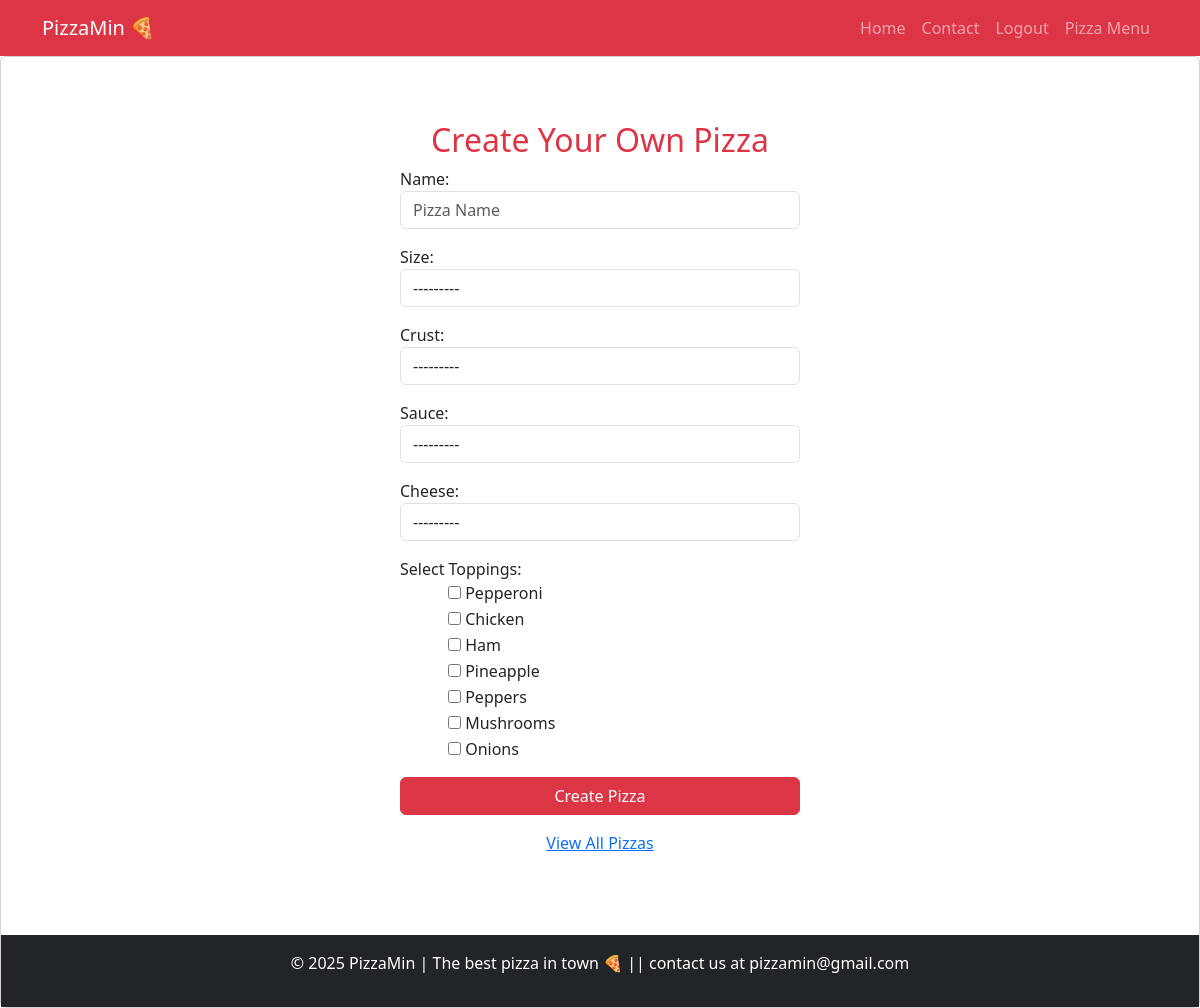
Page /create-pizza/ (signed in) on the earlier database version.
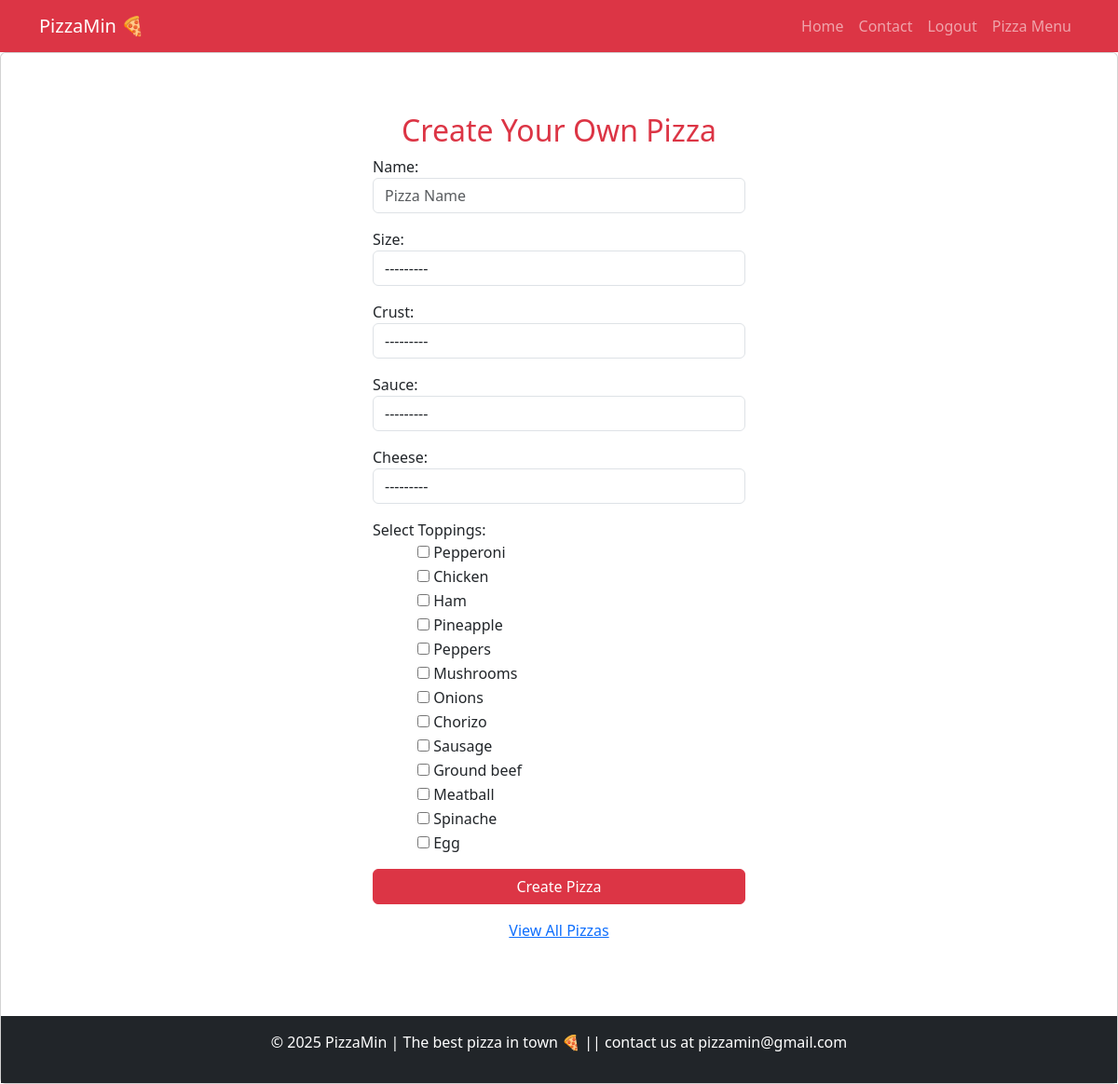
Same page on the later database version.
### pizzaApp/models.py (models this page shows)
class Topping(models.Model):
    name = models.CharField(max_length=50, unique=True)
    def __str__(self):
        return self.name

### pizzaApp/views.py (the view)
# urls.py: path("create-pizza/", views.create_pizza, name="create_pizza"),
@login_required
def create_pizza(request):
    if request.method == "POST":
        if "name" in request.POST and "card_number" in request.POST:
            name = request.POST.get("name")
            address = request.POST.get("address")
            card_number = request.POST.get("card_number")
            expiry_date = request.POST.get("expiry_date")
            cvv = request.POST.get("cvv")
            pizza_id = request.POST.get("pizza_id")
            try:
                pizza = Pizza.objects.get(id=pizza_id, created_by=request.user)
            except Pizza.DoesNotExist:
                return render(request, "order.html", {
                    "error": "Pizza not found or access denied."
                })
            if not all([name, address, card_number, expiry_date, cvv]):
                return render(request, "order.html", {
                    "pizza": pizza,
                    "error": "All payment fields are required!"
                })
            Payment.objects.create(
                user=request.user,
                pizza=pizza,
                name=name,
                address=address,
                card_number=card_number,  # Encrypt this in real-world apps!
                expiry_date=expiry_date,
                cvv=cvv
            )
            return render(request, "order_confirmation.html", {"pizza": pizza})
        form = PizzaForm(request.POST)
        if form.is_valid():
            pizza = form.save(commit=False)
            pizza.created_by = request.user  # Assign logged-in user
            pizza.save()
            form.save_m2m()
            return render(request, "order.html", {"pizza": pizza})
    else:
        form = PizzaForm()
    return render(request, "create_pizza.html", {"form": form})

### pizzaApp/forms.py
class PizzaForm(forms.ModelForm):
    toppings = forms.ModelMultipleChoiceField(
        queryset=Topping.objects.all(),
        widget=forms.CheckboxSelectMultiple,
        required=True
    )
    class Meta:
        model = Pizza
        fields = ["name", "size", "crust", "sauce", "cheese", "toppings"]
        widgets = {
            "name": forms.TextInput(attrs={"class": "form-control", "placeholder": "Pizza Name"}),
            "size": forms.Select(attrs={"class": "form-control"}),
            "crust": forms.Select(attrs={"class": "form-control"}),
            "sauce": forms.Select(attrs={"class": "form-control"}),
            "cheese": forms.Select(attrs={"class": "form-control"}),
        }

### pizzaApp/models.py (called while the page is built)
    def __str__(self):
        return self.name

    def __str__(self):
        return self.name

    def __str__(self):
        return self.name

    def __str__(self):
        return self.name

### pizzaApp/templates/create_pizza.html (shortened to what this page needs)
{% extends "base.html" %}
{% block content %}
<div class="container mt-5">
    <h2 class="text-center text-danger">Create Your Own Pizza</h2>
    <form method="post" class="mx-auto" style="max-width: 400px;">
        <div class="mb-3">
            {{ form.name.label_tag }}
            {{ form.name }}
        </div>
        <div class="mb-3">
            {{ form.size.label_tag }}
            {{ form.size }}
        </div>
        <div class="mb-3">
            {{ form.crust.label_tag }}
            {{ form.crust }}
        </div>
        <div class="mb-3">
            {{ form.sauce.label_tag }}
            {{ form.sauce }}
        </div>
        <div class="mb-3">
            {{ form.cheese.label_tag }}
            {{ form.cheese }}
        </div>
        <div class="mb-3">
            <label>Select Toppings:</label>
            <div class="form-check">
                {% for topping in form.toppings %}
                    <div class="form-check">
                        {{ topping.tag }} {{ topping.choice_label }}
                    </div>
                {% endfor %}
            </div>
        </div>
        <button type="submit" class="btn btn-danger w-100">Create Pizza</button>
    </form>
    <p class="text-center mt-3">
        <a href="{% url 'pizza_list' %}">View All Pizzas</a>
    </p>
</div>
{% endblock %}

Differences in the rows shown:
added Topping: choice_label "Chorizo"
added Topping: choice_label "Sausage"
added Topping: choice_label "Ground beef"
added Topping: choice_label "Meatball"
added Topping: choice_label "Spinache"
added Topping: choice_label "Egg"
